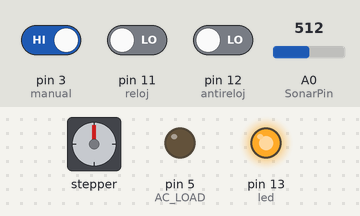
Recording of a sketch running on a simulated Arduino Uno, built with avr-gcc and run on an emulated ATmega328P. Shown: stepper motor, output pins drawn as LEDs (lit = HIGH). The inputs (shaded band) are chosen by the test bench; at power-on: pin 11 (reloj) LOW, pin 3 (manual) HIGH, A0 (SonarPin) = 512, pin 12 (antireloj) LOW. Stepper angles assume 200 steps per turn; what the sketch prints to the serial monitor is not drawn.

Above: at 1.2 s.
1.3 s: pin 11 (reloj) driven HIGH
At 1.49 s:
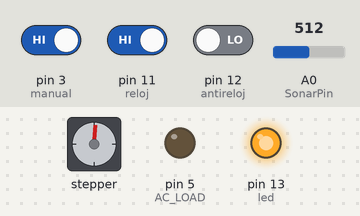
4.3 s: pin 3 (manual) driven LOW
At 5.5 s:
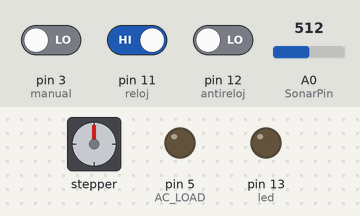
6.5 s: A0 (SonarPin) set to 364
8.0 s: A0 (SonarPin) set to 357
At 8.17 s:
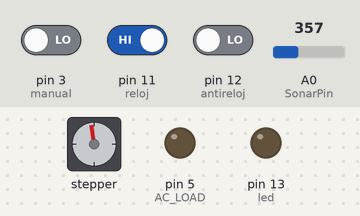
10.6 s: A0 (SonarPin) set to 75
At 12.3 s:
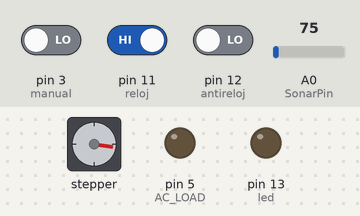
13.6 s: pin 3 (manual) driven HIGH
At 16.2 s:
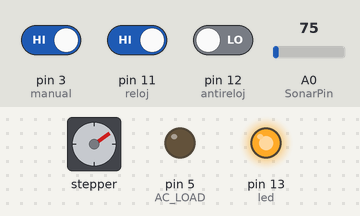
Timing chart, 0 to 22.2 s (numbered marks = the images above; inputs shaded):
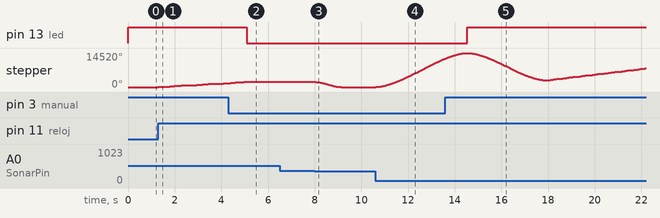

Measured:
- the behaviour switches between 358 and 357 on A0 (SonarPin) (found by bisection; images 2 and 3)
- after the input at 1.3 s, stepper: keeps turning clockwise at about 547°/s, starting at once
- after the input at 4.3 s, pin 13 (led): HIGH → LOW after 0.80 s; stepper: goes on until 5.1 s, then stays 2160°
- after the input at 6.5 s, every drawn part: stays the same
- after the input at 8.0 s, stepper: turns 2160° counter-clockwise in 1.1 s, starting at once
- after the input at 10.6 s, stepper: keeps turning clockwise at about 4092°/s, starting at once
- after the input at 13.6 s, pin 13 (led): LOW → HIGH after 0.94 s

The sketch:

MOTOR_SENSORv3d-hspencer.ino
```cpp
/*
 *  Actor - Reactor
 *
 *  amereida
 *  phalène
 *  latin
 *  america
 *
 *  documenta14 ~2017
 *
 */


#include <AccelStepper.h>

/////////////////////// VARIBLES DE AJUSTE DE MEDIDAS (AJUSTAR) ////////////////////

int MINIMA_DISTANCIAcm = 10;   // minima distancia para medir
int MAXIMA_DISTANCIAcm = 450;  // máxima distancia para medir
int NUM_MAX_PASOS = 10000; // <---- DEFINIR AL COMIENZO DEL MONTAJE, es el número máximo de pasos entre una posicion inicial y una final
int x = 0; // ¿para qué es?

////////////////////// VARIABLES FIJAS DE CALCULO /////////////////////////////
int PPR = 400; // ¿para qué es?
int PASOS_DE_SEGURIDAD = 40;  // holgura de pasos para la cantidad minima de pasos y la maxima
int MIN_PASOS_SEGUR = PASOS_DE_SEGURIDAD;
int MAX_PASOS_SEGUR = NUM_MAX_PASOS - PASOS_DE_SEGURIDAD;
int PASS = 0; // ¿para qué es?
int PASOS = 0;  //variable calculada mapeando la distancia con el rango de pasos permitidos
int DIF_MIN_MEDIDAS = 30; // variacion minima que debe existir entre dos medidas consecutivas para que actue el motor


////////////////////////// VARIABLES DEL MOTOR ////////////////////////////////

AccelStepper stepper(2, 9, 8);   // LIB ACCEL

/////////////////// VARIABLES SENSOR DE DISTANCIA ////////////////////////////////////

float Inch        = 0.00;
int   cm          = 0;
int   cm_anterior = 0;
int   SonarPin    = A0;
int   sensorValue;

////////////////// BOTONES MANUALES ////////////////////

int reloj       = 11;   // pin boton para accionar en sentido reloj
int antireloj   = 12;   // pin boton para accionar en sentido antireloj
int manual      = 3;    // pin boton manual
int led         = 13;   // led de modo manual o automatico
int R;                  // variable de almacenamiento del boton RELOJ
int AR;                 // variable de almacenamiento del boton ANTIRELOJ
boolean modo;

////////////////// VARIABLES DIMMER //////////////////

int AC_LOAD     = 5;    // Output to Opto Triac pin
int full_dim    = 35;   // 5   maxima intensidad de luz
int empty_dim   = 95;   // 128  miniam intensidad de luz
int dimming     = 128;  // Dimming level (0-128)  0 = ON, 128 = OFF
int A           = full_dim;   //todo
int B           = empty_dim;  //nada
int C           = 5;
int DIMMER      = 0;
int dimtime;

///////////////////////////////////////////////////////////

int VAR=0,DISTANCIA_CUERDA=0;
int RESULTADO=0;

///////////////////////////////////////////////////////////

void medicion(){
   sensorValue = analogRead(SonarPin);
   Inch = (sensorValue*0.497);
   cm = Inch*2.54;
}

///////////////////////// DIMMER ////////////////////////////////////////
// function to be fired at the zero crossing to dim the light

void zero_crosss_int(){
  delayMicroseconds(dimtime);    // Wait till firing the TRIAC
  digitalWrite(AC_LOAD, HIGH);   // Fire the TRIAC
  delayMicroseconds(10);         // triac On propogation delay
  digitalWrite(AC_LOAD, LOW);    // No longer trigger the TRIAC (the next zero crossing will swith it off) TRIAC
}

/////////////////////////////////////////////////////////////////////////////////////////////////////////
// interrupción externa para el boton manual

void BOTON_MANUAL(){
  detachInterrupt(0);     // desactiva la interrupcion attach
  digitalWrite(led,HIGH); // enciende el led para indicar modo manual
  delayMicroseconds(50);
  R = digitalRead(reloj); // lectura boton reloj
  AR = digitalRead(antireloj);  //lectura boton antireloj


  if (AR == 0 && R == 0){
    detachInterrupt(0);
    delayMicroseconds(50);
    medicion();
    Serial.print(cm);
    Serial.println(" cm ");
  } else if (AR == 0 && R == 1){
    x += PASOS_DE_SEGURIDAD * 10;
  }
  else if (AR == 1 && R == 0){
    x -= PASOS_DE_SEGURIDAD * 10;
  }

  stepper.setMaxSpeed(6000.0); // pasos por segundo
  stepper.setSpeed(5000.0);     // pasos por segundo
  delayMicroseconds(50);

  if ( AR != R){
    stepper.runToNewPosition(x);
  }

  R = digitalRead(reloj); //lectura boton reloj
  AR = digitalRead(antireloj);  //lectura boton antireloj
  modo = digitalRead(manual);
}

///////////////////////////////////////////////////////////////////////////////////
// A = full_dim    B = empty_dim     C = 5
void RANGO_DIM(){
  unsigned long CERO = 0;
  if     (35<=DIMMER && DIMMER<45){unsigned long tiempo=millis();if((unsigned long)(tiempo-0)>=10){dimtime=2625;}}
 // else if(40<=DIMMER && DIMMER<45){unsigned long tiempo=millis();if((unsigned long)(tiempo-CERO)>=10){dimtime=3000;}}
  else if(45<=DIMMER && DIMMER<55){unsigned long tiempo=millis();if((unsigned long)(tiempo-CERO)>=10){dimtime=3375;}}
 // else if(50<=DIMMER && DIMMER<55){unsigned long tiempo=millis();if((unsigned long)(tiempo-CERO)>=10){dimtime=3750;}}
  else if(55<=DIMMER && DIMMER<65){unsigned long tiempo=millis();if((unsigned long)(tiempo-CERO)>=10){dimtime=4150;}}
 // else if(60<=DIMMER && DIMMER<65){unsigned long tiempo=millis();if((unsigned long)(tiempo-CERO)>=10){dimtime=4500;}}
  else if(65<=DIMMER && DIMMER<75){unsigned long tiempo=millis();if((unsigned long)(tiempo-CERO)>=10){dimtime=4875;}}
 // else if(70<=DIMMER && DIMMER<75){unsigned long tiempo=millis();if((unsigned long)(tiempo-CERO)>=10){dimtime=5250;}}
  else if(75<=DIMMER && DIMMER<85){unsigned long tiempo=millis();if((unsigned long)(tiempo-CERO)>=10){dimtime=5625;}}
 // else if(80<=DIMMER && DIMMER<85){unsigned long tiempo=millis();if((unsigned long)(tiempo-CERO)>=10){dimtime=6000;}}
  else if(85<=DIMMER && DIMMER<95){unsigned long tiempo=millis();if((unsigned long)(tiempo-CERO)>=10){dimtime=6375;}}
 // else if(90<=DIMMER && DIMMER<95){unsigned long tiempo=millis();if((unsigned long)(tiempo-CERO)>=10){dimtime=6750;}}

}
///////////////////////////////////////////////////////////////////////////////////
void setup(){
  pinMode(SonarPin,INPUT);
  Serial.begin(9600);
  stepper.setMaxSpeed(3000.0);  // LIB ACCEL
  stepper.setAcceleration(1000.0);  // LIB ACCEL
  pinMode(reloj,INPUT);
  pinMode(antireloj,INPUT);
  pinMode(manual,INPUT);
  pinMode(led,OUTPUT);
  pinMode(AC_LOAD, OUTPUT);// Set AC Load pin as output
}

////////////////////////////////////////////////////////////////////////////////////
////////////////////////////////////////////////////////////////////////////////////
////////////////////////////////////////////////////////////////////////////////////

void loop(){
  modo = digitalRead(manual);

  // MODO AUTOMATICO

  if (modo == 0){
   // No dimmer
   // attachInterrupt(0, zero_crosss_int, RISING);

   digitalWrite(led,LOW);
   medicion();

   //mientras el sensor esté dentro de la distancia
   if(MINIMA_DISTANCIAcm <= cm && MAXIMA_DISTANCIAcm >= cm)
    {
     if(abs(cm_anterior-cm) >= DIF_MIN_MEDIDAS) //si la diferencia entre los ultimas 2 lecturas es mayor a DIF_MIN_MEDIDAS mostrarra cambio en motor y luz
        {
          unsigned long CERO = 0;

          // No dimmer
          // DIMMER = map(cm,MINIMA_DISTANCIAcm,MAXIMA_DISTANCIAcm,full_dim,empty_dim);
          // RANGO_DIM();

          // extrapola distancia con pasos
          PASOS = map(cm,MINIMA_DISTANCIAcm,MAXIMA_DISTANCIAcm,MAX_PASOS_SEGUR,MIN_PASOS_SEGUR);
          unsigned long tiempo = millis();

          /*
           * saco esto
          if((unsigned long)(tiempo - CERO) >= 10){
           stepper.setAcceleration(5000.0);
           stepper.runToNewPosition(PASOS);  // ejecuta la cantidad de pasos
           }

           */
           stepper.runToNewPosition(PASOS);
        }

     else if(MAXIMA_DISTANCIAcm+20 >= cm && cm >= MAXIMA_DISTANCIAcm-20 || MAXIMA_DISTANCIAcm+20 >= cm && cm >= MAXIMA_DISTANCIAcm-20)
            {
              unsigned long CERO=0;
              dimtime=6750;
              unsigned long tiempo=millis();
              if((unsigned long)(tiempo-CERO)>=10)
                 {
                 attachInterrupt(0, zero_crosss_int, RISING);
                 // myStepper.setSpeed(5000);
                 stepper.setAcceleration(5000.0);
                 stepper.runToNewPosition(0);  //ejecuta la cantidad de pasos
                 }
            }
        }
       cm_anterior = cm;
      // Serial.println(cm_anterior);

  } else if(modo == 1) {
     BOTON_MANUAL();
    }
}
```
